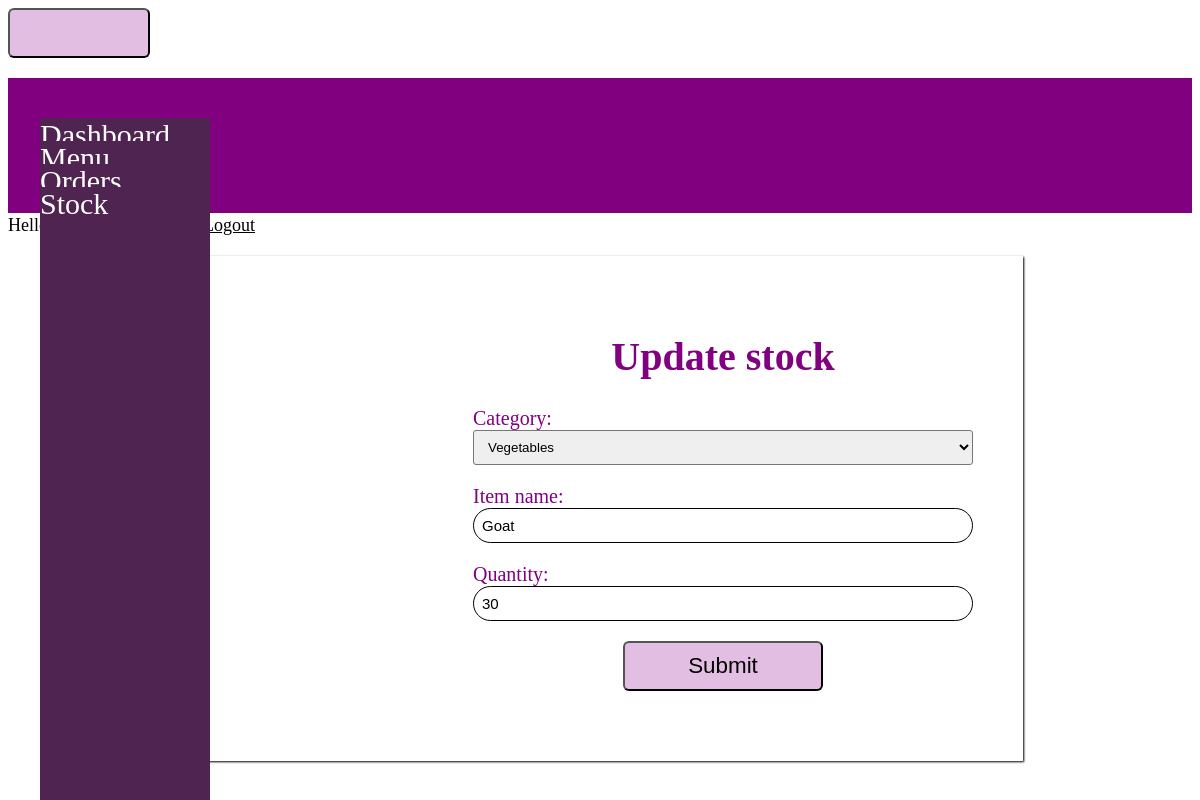
Page /stock/update_items/1/ on the committed database.
### stock/models.py (models this page shows, shortened)
class Stock(models.Model):
   item_name=models.CharField(max_length=50, blank=True,null=True)
   category=(
        ('Dry goods','Dry goods'),
        ('Vegetable','Vegetables'),
        ('Meat','Meat'),
        ('Others','Others'),
    )
   category=models.CharField(max_length=19, choices =category,null=True)
   quantity=models.IntegerField(default='0', blank=True,null=True)
   receive_quantity=models.IntegerField(default='0', blank=True,null=True)
   received_by=models.CharField(max_length=50, blank=True,null=True)
   issue_quantity=models.IntegerField(default='0', blank=True,null=True)
   issued_to=models.CharField(max_length=50, blank=True,null=True)
   reorder_level=models.IntegerField(default='0', blank=True,null=True)
   timestamp=models.DateTimeField(auto_now_add=True,auto_now=False)
   last_updated=models.DateTimeField(auto_now_add=False,auto_now=True)

### stock/views.py (the view)
# urls.py: path('update_items/<str:pk>/', views.update_items, name="update_items"),
def update_items(request, pk):
    queryset = Stock.objects.get(id=pk)
    form = StockUpdateForm(instance=queryset)
    if request.method == 'POST':
        form = StockUpdateForm(request.POST, instance=queryset)
        if form.is_valid():
            form.save()
            messages.success(request, 'Successfully Saved')
            return redirect('/stock/list_item')
    context = {
        'form':form
	}
    return render(request, 'update_items.html', context)

### stock/forms.py
class StockUpdateForm(forms.ModelForm):
	class Meta:
		model = Stock
		fields = ['category', 'item_name', 'quantity',]

### stock/templates/update_items.html (shortened to what this page needs)
{% include 'navbar.html' %}
{% load static %}
<!DOCTYPE html>
<html lang="en">
<head>
    <link  href= " {% static 'css/style.css' %}" rel="stylesheet">
</head>
<body>
    <div class="wrapper">
        <div class="form">
     <form method="POST" enctype="multipart/form-data">
        <h1>Update stock</h1>
         {{form.as_p}}
        <center> <button class="mybtn">Submit</button></center>
     </form>
     </div>
     </div>
</body>
</html>

### stock/static/css/style.css (style rules this page uses)
body { background-color: black; }

### stock/templates/update_items.html (style rules this page uses)
h1 { text-align: center; }
body { background-color:white; align-items: center; justify-content: center; font-size: 20px; color:purple; }
input { width: 100%; outline: none; border: 1px solid ; font-size: 15px; padding: 8px 8px; border-radius: 20px; }
select { width: 100%; padding: 8px 10px; border-radius: 3px; transition: all 0.3; }
.wrapper { max-width: 500px; width: 80%; background: #fff; margin: 20px auto; padding: 50px; box-shadow: 1px 1px 2px rgba(0,0,0, 125); padding-left: 25%; }
button { top: 30px; height: 50px; width :12%; border-radius: 6px; align-items: center; font-size: 1rem; background-color: rgb(226, 191, 226); }
.mybtn { top: 30px; height: 50px; width :40%; border-radius: 6px; align-items: center; font-size: 1.4rem; background-color: rgb(226, 191, 226); }

### rows in the picture
Stock: category "Vegetables", item_name "Goat", quantity "30"
